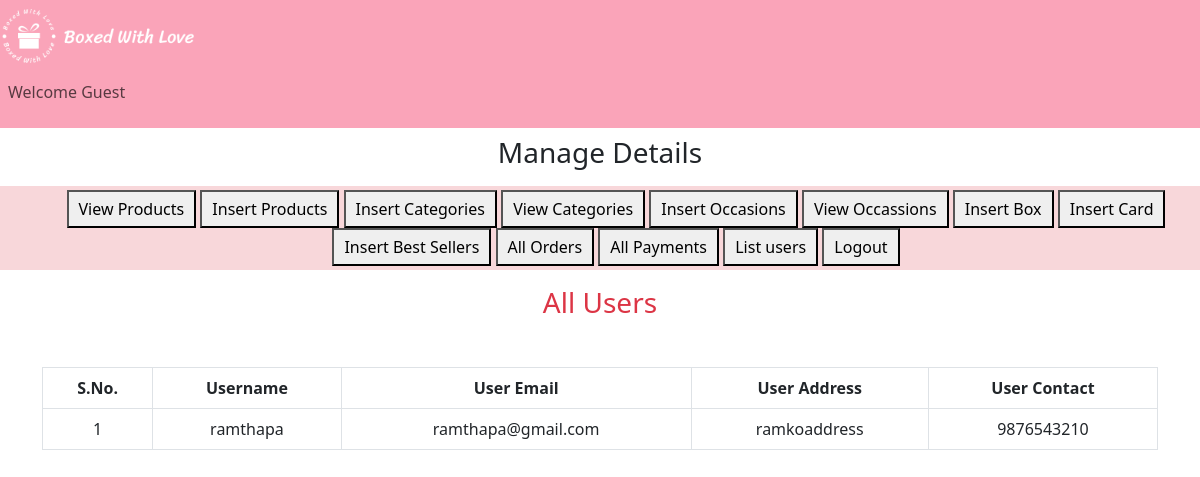
/admin_index.php?list_users, run on the app's committed database.
### tables this page shows
CREATE TABLE `user_table` (
  `user_id` int(11) NOT NULL,
  `username` varchar(100) NOT NULL,
  `user_email` varchar(100) NOT NULL,
  `user_password` varchar(255) NOT NULL,
  `user_ip` varchar(100) NOT NULL,
  `user_address` varchar(255) NOT NULL,
  `user_mobile` varchar(20) NOT NULL
);

### list_users.php (the view, shortened to what this page needs)
<h3 class="text-center text-danger">All Users</h3>
<table class="table table-bordered mt-5">
    <thead class="text-center">
        <?php
            $get_payments="SELECT * FROM `user_table`";
            $result=mysqli_query($con,$get_payments);
            $row_count=mysqli_num_rows($result);
    if($row_count==0){
        echo "<h2 class='bg-danger text-center'>No users yet</h2>";
    }else{
        echo"
        <tr>
            <th>S.No.</th>
            <th>Username</th>
            <th>User Email</th>
            <th>User Address</th>
            <th>User Contact</th>
        </tr>
    </thead>
    <tbody class='text-center'>";
        $number=0;
        while($row_data=mysqli_fetch_assoc($result)){
            $username=$row_data['username'];
            $user_email=$row_data['user_email'];
            $user_address=$row_data['user_address'];
            $user_contact=$row_data['user_mobile'];
            $number++;
            echo"<tr>
                    <td>$number</td>
                    <td>$username</td>
                    <td>$user_email</td>
                    <td>$user_address</td>
                    <td>$user_contact</td>
                </tr>";
        }
    }
        ?>
    </tbody>
</table>

### admin_index.php (style rules this page uses)
body { overflow-x: hidden; }

### data on the page
user_table: username "ramthapa", user_email "ramthapa@gmail.com", user_address "ramkoaddress", user_mobile "9876543210"
